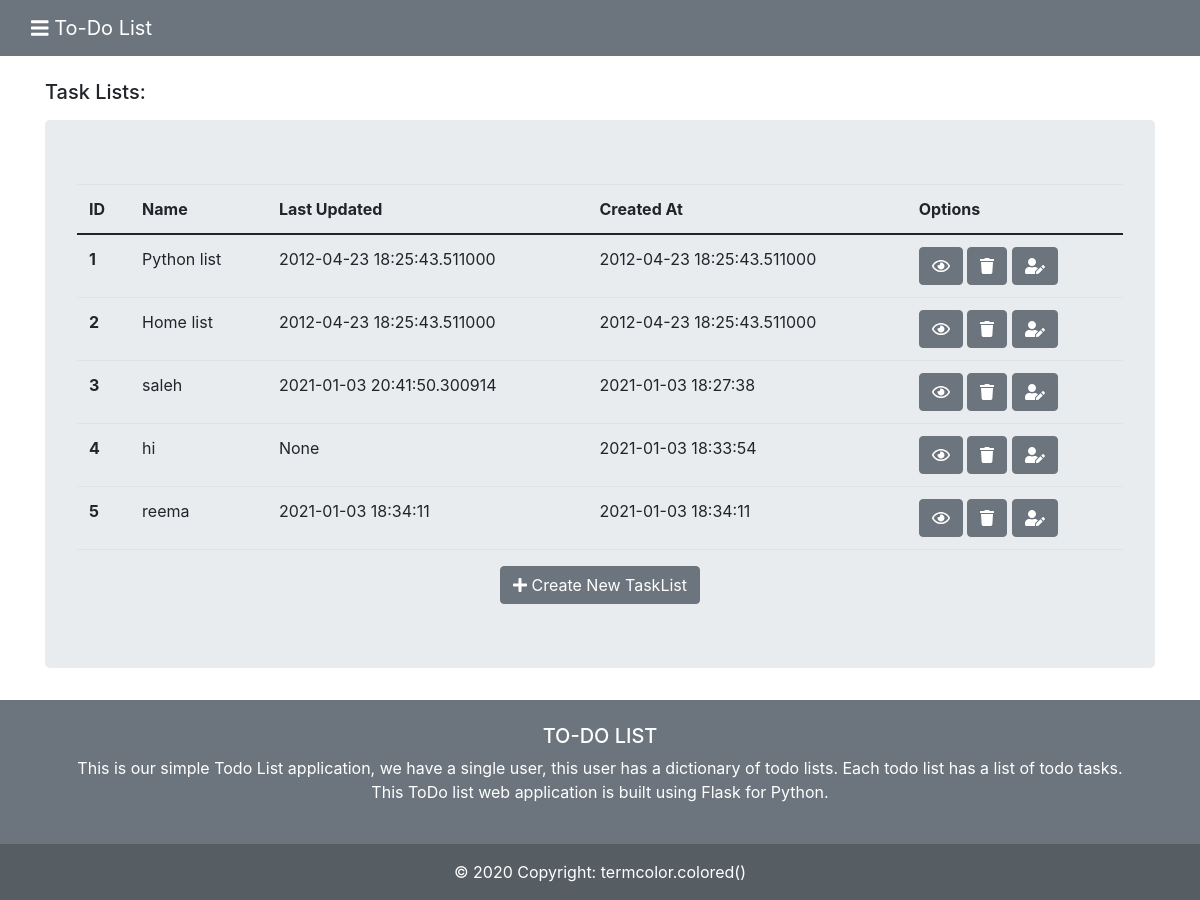
Before: / with the older database file.
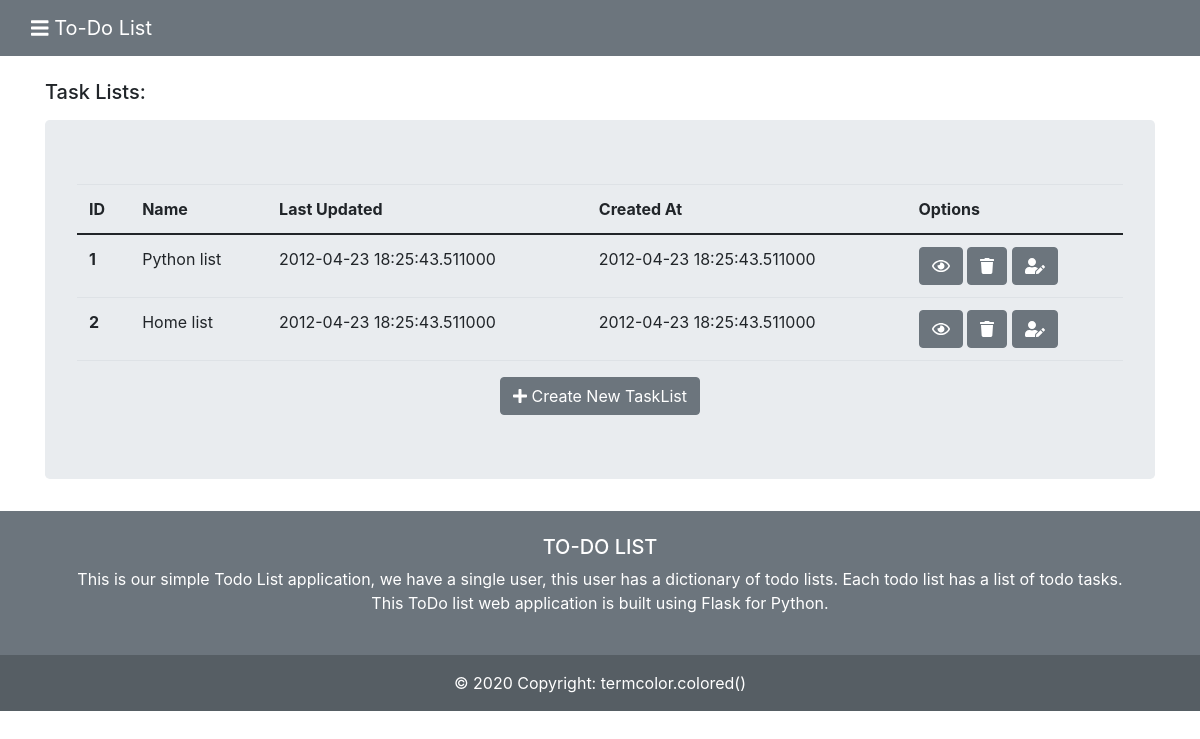
After: the same page with the newer database file.
### tables this page shows
CREATE TABLE "taskslist" (
	"id"	INTEGER ,
	"name"	TEXT NOT NULL ,
    "last_updated"	TIMESTAMP NOT NULL DEFAULT CURRENT_TIMESTAMP,
	"created_at"	TIMESTAMP NOT NULL DEFAULT CURRENT_TIMESTAMP,
	PRIMARY KEY("id" AUTOINCREMENT)
);

### to_do_tasks/blueprints/taskslist.py (the view)
@taskslist_bp.route("/")
def task_lists():
    db = get_db()
    lists = db.execute("SELECT * FROM taskslist").fetchall()
    return render_template("tasks_list/tasklists.html", lists = lists)

### to_do_tasks/db.py (called while the page is built)
def get_db():
    if 'db' not in g:
        g.db = sqlite3.connect(
            current_app.config['DATABASE'],
            detect_types=sqlite3.PARSE_DECLTYPES
        )
        g.db.row_factory = sqlite3.Row
    return g.db

### to_do_tasks/templates/tasks_list/tasklists.html (shortened to what this page needs)
{% extends 'base.html' %}
{% block content %}
<div class="container">
    <br>
    <h5>Task Lists:</h5>
    <div class="jumbotron mt-3">
        <table class="table">
            <thead>
                <tr>
                    <th scope="col">ID</th>
                    <th scope="col">Name</th>
                    <th scope="col">Last Updated</th>
                    <th scope="col">Created At</th>
                    <th scope="col">Options</th>
                </tr>
            </thead>
            <tbody>
                {% for list in lists %}
                <tr>
                    <th scope="row">{{list['id']}}</th>
                    <td>{{list['name']}}</td>
                    <td>{{list['last_updated']}}</td>
                    <td>{{list['created_at']}}</td>
                    <td><a href="/tasks/{{list['id']}}" class="btn btn-secondary" type="submit" role="button"><i
                                class="far fa-eye"></i></a>
                        <a href="/deletetasklist/{{list['id']}}" class="btn btn-secondary" type="submit"
                            role="button"><i class="fas fa-trash"></i></a>
                        <a href="/editname/{{list['id']}}" class="btn btn-secondary" type="submit" role="button"><i
                                class="fas fa-user-edit"></i></a>
                    </td>
                </tr>
                {% endfor %}
            </tbody>
        </table>
        <center>
            <a href="/createtasklist" class="btn btn-secondary" type="submit" role="button"><i class="fas fa-plus"></i>
                Create New TaskList</a>
        </center>
    </div>
</div>
{% endblock %}

### to_do_tasks/templates/base.html (shortened to what this page needs)
<!DOCTYPE html>
<html lang="en">
<head>
  <link href="https://cdn.jsdelivr.net/npm/bootstrap@5.0.0-beta1/dist/css/bootstrap.min.css" rel="stylesheet"
>
  <link rel="stylesheet" href="https://maxcdn.bootstrapcdn.com/bootstrap/4.0.0/css/bootstrap.min.css"
>
  <link rel="stylesheet" href="path/to/font-awesome/css/font-awesome.min.css">
</head>
<body>
  {% block nav %}
  <nav class="navbar navbar-dark bg-secondary">
    <div class="container-fluid">
      <a class="navbar-brand" href="/"><i class="fas fa-bars"></i> To-Do List</a>
    </div>
  </nav>
  {% endblock %}
  {% block content %}
  {% endblock %}
  {% block footer %}
  <footer class="bg-secondary text-white text-center text-lg-start">
    <div class="container p-4">
      <h5 class="text-uppercase">To-Do List</h5>
      <p>
        This is our simple Todo List application, we have a single user, this user has a dictionary of todo lists. Each
        todo
        list has a list of todo tasks.
        <br>
        This ToDo list web application is built using Flask for Python.
      </p>
    </div>
    <div class="text-center p-3" style="background-color: rgba(0, 0, 0, 0.2)">
      © 2020 Copyright:
      <a class="text-white" href="#"> termcolor.colored()</a>
    </div>
  </footer>
  {% endblock %}
</body>
</html>

Changed rows visible on the page:
removed taskslist: id "3", name "saleh", last_updated "2021-01-03 20:41:50.300914", created_at "2021-01-03 18:27:38"
removed taskslist: id "4", name "hi", last_updated "None", created_at "2021-01-03 18:33:54"
removed taskslist: id "5", name "reema", last_updated "2021-01-03 18:34:11", created_at "2021-01-03 18:34:11"
